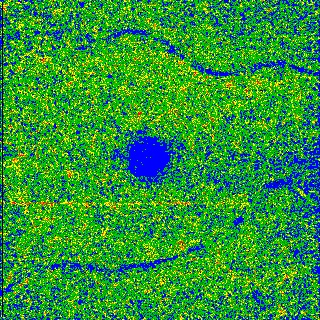
#> input picture data_example/test_imgs/test/206.jpg, 320 x 320 px; its folder holds only this picture in this run
$ python gen_map.py   (older library calls are emulated)
#> lines starting #> are read from the running program, lines starting #| are printed output that depends on the picture; after the words box and inside, x2 and y2 are one past the last pixel; in counts of white or black regions, pixels touching at a corner belong together
### BoxCounting.py
import numpy as np
import cv2
import scipy.misc
from PIL import Image

# [5 lines left out: function rgb2gray, not called in this run]

def fractal_dimension(Z, threshold=100):
    # Only for 2d image
    assert(len(Z.shape) == 2)

    def boxcount(Z, k):
        S = np.add.reduceat(
            np.add.reduceat(Z, np.arange(0, Z.shape[0], k), axis=0), np.arange(0, Z.shape[1], k), axis=1)


        return len(np.where((S > 0) & (S < k*k))[0])

    Z = (Z > threshold)

    p = min(Z.shape)

    n = 2**np.floor(np.log(p)/np.log(2))
    n = int(np.log(n)/np.log(2))

    sizes = 2**np.arange(n, 1, -1)
    counts = []
    for size in sizes:
        counts.append(boxcount(Z, size))

    coeffs = np.polyfit(np.log(sizes), np.log(counts), 1)   #forms an equation with x and y and gives us the slope and intercept. -slope is the fractal number for that image
    return coeffs[0]

### gen_map.py
from BoxCounting import rgb2gray, fractal_dimension
import numpy as np
import scipy.misc
import cv2
import glob
from PIL import Image

src = glob.glob('./data/test_imgs/test/*.jpg')


def gen_map(OrigImg):
    I = OrigImg
    w = 5
    height = I.shape[0]
    width = I.shape[1]
    I = np.array(I)
    if(height < width):
        temp = height
        height = width
        width = temp

    hpad =(height %w)
    wpad =(width % w)
    h = 0
    wid = 0
    I = np.lib.pad(I, ((hpad, hpad), (wpad, wpad)), 'constant', constant_values = 0)
    ICopy = I
    maxFrac = 0

    while h+w < height:
        while wid+w < width:
            window = I[wid:wid+w, h:h+w]
            val = fractal_dimension(window)
            if(np.isnan(val)):
                val = 0
            if(maxFrac < val):
                maxFrac = val
            ICopy[int(wid+w/2), int(h+w/2)] = val
            wid = wid+1
        h = h+1
    ICopy = np.divide(ICopy, maxFrac)
    r = np.amax(ICopy)

    dif = r/6
    a = np.arange(0, r, dif)
    IImg = ICopy

    IImg = np.expand_dims(IImg, axis=-1)
    IImg = np.atleast_3d(IImg)
    b = np.zeros([IImg.shape[0], IImg.shape[1]], dtype = float)
    b = np.expand_dims(b, axis =-1)
    IImg = np.append(IImg, b, axis = 2)
    IImg = np.append(IImg, b, axis = 2)
    IImg[:,:,0] = 0
    max = np.amax(ICopy)
    contour = gray2rgb(ICopy, IImg, a)
    # cv2.imshow("contour", contour)
    # cv2.waitKey(0)
    # cv2.destroyAllWindows()
    return contour


def gray2rgb(copy, gray, a):
	i = 0
	j = 0
	max1 = np.amax(copy)
	while i < copy.shape[0]:
		j = 0
		while j < copy.shape[1]:
			if copy[i][j] > a[0] and copy[i][j] < a[1]:
				gray[i][j][2] = 0	#b -> 0, g -> 1, r -> 2
				gray[i][j][0] = 255
				gray[i][j][1] = 0
			elif copy[i][j] > a[1] and copy[i][j] < a[2]:#light blue
				gray[i][j][1]= 204
				gray[i][j][0] = 0
				gray[i][j][2] = 0
			elif copy[i][j] > a[2] and copy[i][j] < a[3]:#light green
				gray[i][j][1]= 153
				gray[i][j][0] = 0
				gray[i][j][2] = 0
			elif copy[i][j] > a[3] and copy[i][j] < a[4]:#yellow
				gray[i][j][1]= 255
				gray[i][j][0] = 0
				gray[i][j][2] = 255
			elif copy[i][j] > a[4] and copy[i][j] < a[5]:#orange
				gray[i][j][1]= 128
				gray[i][j][0] = 0
				gray[i][j][2] = 255
			elif copy[i][j] > a[5]:
				gray[i][j][0]= 0
				gray[i][j][2] = 255
				gray[i][j][1] = 0
			j= j+1

		i = i+1

	return gray

if __name__ == "__main__":
    for i in src:
        print(i)
        OrigImg = cv2.imread(i, cv2.IMREAD_GRAYSCALE)
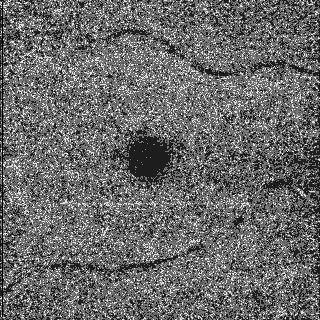
#> OrigImg: shape (320, 320); min 0, max 235, mean 105.8
        img = gen_map(OrigImg)
#> after the loop in gen_map, `while h+w < height:`: ICopy: shape (320, 320); 0.11% of pixels changed, all inside (x1, y1, x2, y2) = (2, 3, 3, 313)
#> in gen_map, `IImg = np.append(IImg, b, axis = 2)`:
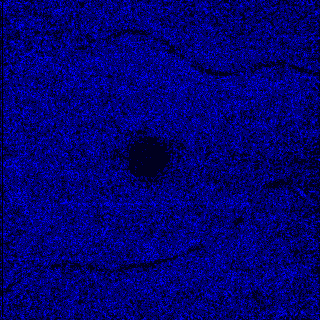
#> IImg: shape (320, 320, 3) float64; mean of channels 0, 1, 2 211.6, 0, 0; drawn with min black and max white
#> in gen_map, `IImg[:,:,0] = 0`: IImg: shape (320, 320, 3) float64; every value is 0
#> after the loop in gray2rgb, `while i < copy.shape[0]:`:
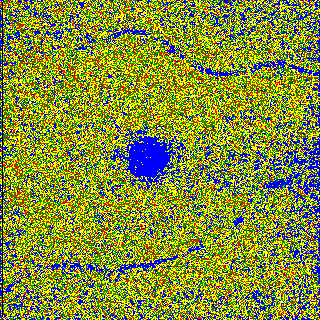
#> gray: shape (320, 320, 3) float64; mean of channels 0, 1, 2 54.9, 143.3, 132.3; drawn as B, G, R
